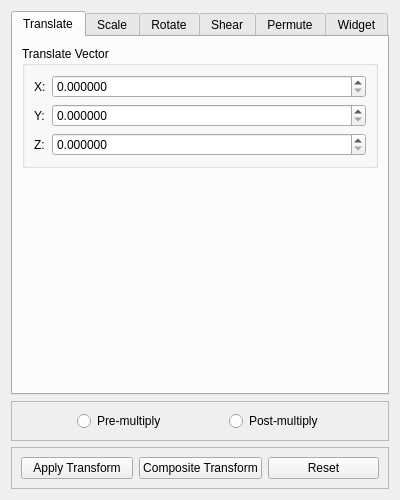
<?xml version="1.0" encoding="UTF-8"?>
<ui version="4.0">
 <class>CreateGeometricTransform</class>
 <widget class="QDialog" name="CreateGeometricTransform">
  <property name="geometry">
   <rect>
    <x>0</x>
    <y>0</y>
    <width>400</width>
    <height>500</height>
   </rect>
  </property>
  <property name="sizePolicy">
   <sizepolicy hsizetype="Fixed" vsizetype="Fixed">
    <horstretch>0</horstretch>
    <verstretch>0</verstretch>
   </sizepolicy>
  </property>
  <property name="minimumSize">
   <size>
    <width>400</width>
    <height>500</height>
   </size>
  </property>
  <property name="windowTitle">
   <string>Dialog</string>
  </property>
  <layout class="QVBoxLayout" name="verticalLayout">
   <item>
    <widget class="QTabWidget" name="transformTabWidget_">
     <property name="currentIndex">
      <number>0</number>
     </property>
     <widget class="QWidget" name="translateTab_">
      <attribute name="title">
       <string>Translate</string>
      </attribute>
      <layout class="QVBoxLayout" name="verticalLayout_3">
       <item>
        <widget class="QGroupBox" name="translateGroupBox_">
         <property name="title">
          <string>Translate Vector</string>
         </property>
         <layout class="QFormLayout" name="formLayout">
          <item row="0" column="0">
           <widget class="QLabel" name="label">
            <property name="text">
             <string>X:</string>
            </property>
           </widget>
          </item>
          <item row="0" column="1">
           <widget class="QDoubleSpinBox" name="translateVectorXDoubleSpinBox_">
            <property name="decimals">
             <number>6</number>
            </property>
           </widget>
          </item>
          <item row="1" column="0">
           <widget class="QLabel" name="label_2">
            <property name="text">
             <string>Y:</string>
            </property>
           </widget>
          </item>
          <item row="1" column="1">
           <widget class="QDoubleSpinBox" name="translateVectorYDoubleSpinBox_">
            <property name="decimals">
             <number>6</number>
            </property>
           </widget>
          </item>
          <item row="2" column="0">
           <widget class="QLabel" name="label_3">
            <property name="text">
             <string>Z:</string>
            </property>
           </widget>
          </item>
          <item row="2" column="1">
           <widget class="QDoubleSpinBox" name="translateVectorZDoubleSpinBox_">
            <property name="decimals">
             <number>6</number>
            </property>
           </widget>
          </item>
         </layout>
        </widget>
       </item>
       <item>
        <spacer name="verticalSpacer">
         <property name="orientation">
          <enum>Qt::Vertical</enum>
         </property>
         <property name="sizeHint" stdset="0">
          <size>
           <width>20</width>
           <height>229</height>
          </size>
         </property>
        </spacer>
       </item>
      </layout>
     </widget>
     <widget class="QWidget" name="scaleTab_">
      <attribute name="title">
       <string>Scale</string>
      </attribute>
      <layout class="QVBoxLayout" name="verticalLayout_4">
       <item>
        <widget class="QGroupBox" name="scaleGroupBox_">
         <property name="title">
          <string>Scale Fixed Point</string>
         </property>
         <layout class="QFormLayout" name="formLayout_2">
          <item row="0" column="0">
           <widget class="QLabel" name="label_4">
            <property name="text">
             <string>X:</string>
            </property>
           </widget>
          </item>
          <item row="0" column="1">
           <widget class="QDoubleSpinBox" name="scaleFixedPointXDoubleSpinBox_">
            <property name="decimals">
             <number>6</number>
            </property>
           </widget>
          </item>
          <item row="1" column="0">
           <widget class="QLabel" name="label_5">
            <property name="text">
             <string>Y:</string>
            </property>
           </widget>
          </item>
          <item row="1" column="1">
           <widget class="QDoubleSpinBox" name="scaleFixedPointYDoubleSpinBox_">
            <property name="decimals">
             <number>6</number>
            </property>
           </widget>
          </item>
          <item row="2" column="0">
           <widget class="QLabel" name="label_6">
            <property name="text">
             <string>Z:</string>
            </property>
           </widget>
          </item>
          <item row="2" column="1">
           <widget class="QDoubleSpinBox" name="scaleFixedPointZDoubleSpinBox_">
            <property name="decimals">
             <number>6</number>
            </property>
           </widget>
          </item>
         </layout>
        </widget>
       </item>
       <item>
        <widget class="QFrame" name="frame_3">
         <property name="frameShape">
          <enum>QFrame::StyledPanel</enum>
         </property>
         <property name="frameShadow">
          <enum>QFrame::Raised</enum>
         </property>
         <layout class="QFormLayout" name="formLayout_5">
          <item row="0" column="0">
           <widget class="QLabel" name="label_13">
            <property name="text">
             <string>Log Scale:</string>
            </property>
           </widget>
          </item>
          <item row="0" column="1">
           <widget class="QDoubleSpinBox" name="logScaleDoubleSpinBox_">
            <property name="decimals">
             <number>3</number>
            </property>
            <property name="minimum">
             <double>-3.000000000000000</double>
            </property>
            <property name="maximum">
             <double>3.000000000000000</double>
            </property>
            <property name="singleStep">
             <double>0.001000000000000</double>
            </property>
           </widget>
          </item>
          <item row="1" column="0">
           <widget class="QLabel" name="label_14">
            <property name="text">
             <string>Log ScaleX:</string>
            </property>
           </widget>
          </item>
          <item row="1" column="1">
           <widget class="QDoubleSpinBox" name="logScaleXDoubleSpinBox_">
            <property name="decimals">
             <number>3</number>
            </property>
            <property name="minimum">
             <double>-3.000000000000000</double>
            </property>
            <property name="maximum">
             <double>3.000000000000000</double>
            </property>
            <property name="singleStep">
             <double>0.001000000000000</double>
            </property>
           </widget>
          </item>
          <item row="2" column="0">
           <widget class="QLabel" name="label_15">
            <property name="text">
             <string>Log ScaleY:</string>
            </property>
           </widget>
          </item>
          <item row="2" column="1">
           <widget class="QDoubleSpinBox" name="logScaleYDoubleSpinBox_">
            <property name="decimals">
             <number>3</number>
            </property>
            <property name="minimum">
             <double>-3.000000000000000</double>
            </property>
            <property name="maximum">
             <double>3.000000000000000</double>
            </property>
            <property name="singleStep">
             <double>0.001000000000000</double>
            </property>
           </widget>
          </item>
          <item row="3" column="0">
           <widget class="QLabel" name="label_16">
            <property name="text">
             <string>Log ScaleZ:</string>
            </property>
           </widget>
          </item>
          <item row="3" column="1">
           <widget class="QDoubleSpinBox" name="logScaleZDoubleSpinBox_">
            <property name="decimals">
             <number>3</number>
            </property>
            <property name="minimum">
             <double>-3.000000000000000</double>
            </property>
            <property name="maximum">
             <double>3.000000000000000</double>
            </property>
            <property name="singleStep">
             <double>0.001000000000000</double>
            </property>
           </widget>
          </item>
         </layout>
        </widget>
       </item>
       <item>
        <layout class="QHBoxLayout" name="horizontalLayout_3">
         <item>
          <spacer name="horizontalSpacer">
           <property name="orientation">
            <enum>Qt::Horizontal</enum>
           </property>
           <property name="sizeHint" stdset="0">
            <size>
             <width>40</width>
             <height>20</height>
            </size>
           </property>
          </spacer>
         </item>
         <item>
          <widget class="QLabel" name="label_17">
           <property name="text">
            <string>Log Calculator: log(</string>
           </property>
          </widget>
         </item>
         <item>
          <widget class="QLineEdit" name="logCalculatorLineEdit_">
           <property name="sizePolicy">
            <sizepolicy hsizetype="Fixed" vsizetype="Fixed">
             <horstretch>0</horstretch>
             <verstretch>0</verstretch>
            </sizepolicy>
           </property>
           <property name="text">
            <string>100</string>
           </property>
          </widget>
         </item>
         <item>
          <widget class="QLabel" name="label_18">
           <property name="text">
            <string>)=</string>
           </property>
          </widget>
         </item>
         <item>
          <widget class="QLabel" name="logCalculatorResultLabel_">
           <property name="sizePolicy">
            <sizepolicy hsizetype="Expanding" vsizetype="Preferred">
             <horstretch>0</horstretch>
             <verstretch>0</verstretch>
            </sizepolicy>
           </property>
           <property name="text">
            <string>2.0</string>
           </property>
          </widget>
         </item>
         <item>
          <spacer name="horizontalSpacer_2">
           <property name="orientation">
            <enum>Qt::Horizontal</enum>
           </property>
           <property name="sizeHint" stdset="0">
            <size>
             <width>40</width>
             <height>20</height>
            </size>
           </property>
          </spacer>
         </item>
        </layout>
       </item>
       <item>
        <spacer name="verticalSpacer_2">
         <property name="orientation">
          <enum>Qt::Vertical</enum>
         </property>
         <property name="sizeHint" stdset="0">
          <size>
           <width>20</width>
           <height>77</height>
          </size>
         </property>
        </spacer>
       </item>
      </layout>
     </widget>
     <widget class="QWidget" name="rotateTab_">
      <attribute name="title">
       <string>Rotate</string>
      </attribute>
      <layout class="QVBoxLayout" name="verticalLayout_5">
       <item>
        <widget class="QGroupBox" name="rotationGroupBox_">
         <property name="title">
          <string>Rotation Fixed Point</string>
         </property>
         <layout class="QFormLayout" name="formLayout_3">
          <item row="0" column="0">
           <widget class="QLabel" name="label_7">
            <property name="text">
             <string>X:</string>
            </property>
           </widget>
          </item>
          <item row="0" column="1">
           <widget class="QDoubleSpinBox" name="rotationFixedPointXDoubleSpinBox_">
            <property name="decimals">
             <number>6</number>
            </property>
           </widget>
          </item>
          <item row="1" column="0">
           <widget class="QLabel" name="label_8">
            <property name="text">
             <string>Y:</string>
            </property>
           </widget>
          </item>
          <item row="1" column="1">
           <widget class="QDoubleSpinBox" name="rotationFixedPointYDoubleSpinBox_">
            <property name="decimals">
             <number>6</number>
            </property>
           </widget>
          </item>
          <item row="2" column="0">
           <widget class="QLabel" name="label_9">
            <property name="text">
             <string>Z:</string>
            </property>
           </widget>
          </item>
          <item row="2" column="1">
           <widget class="QDoubleSpinBox" name="rotationFixedPointZDoubleSpinBox_">
            <property name="decimals">
             <number>6</number>
            </property>
           </widget>
          </item>
         </layout>
        </widget>
       </item>
       <item>
        <widget class="QFrame" name="frame_4">
         <property name="frameShape">
          <enum>QFrame::StyledPanel</enum>
         </property>
         <property name="frameShadow">
          <enum>QFrame::Raised</enum>
         </property>
         <layout class="QFormLayout" name="formLayout_6">
          <item row="0" column="0">
           <widget class="QLabel" name="label_19">
            <property name="text">
             <string>Rotate X Axis:</string>
            </property>
           </widget>
          </item>
          <item row="0" column="1">
           <widget class="QDoubleSpinBox" name="rotateXAxisDoubleSpinBox_">
            <property name="minimum">
             <double>-1.000000000000000</double>
            </property>
            <property name="maximum">
             <double>1.000000000000000</double>
            </property>
            <property name="singleStep">
             <double>0.010000000000000</double>
            </property>
           </widget>
          </item>
          <item row="1" column="0">
           <widget class="QLabel" name="label_20">
            <property name="text">
             <string>Rotate Y Axis:</string>
            </property>
           </widget>
          </item>
          <item row="1" column="1">
           <widget class="QDoubleSpinBox" name="rotateYAxisDoubleSpinBox_">
            <property name="minimum">
             <double>-1.000000000000000</double>
            </property>
            <property name="maximum">
             <double>1.000000000000000</double>
            </property>
            <property name="singleStep">
             <double>0.010000000000000</double>
            </property>
           </widget>
          </item>
          <item row="2" column="0">
           <widget class="QLabel" name="label_21">
            <property name="text">
             <string>Rotate Z Axis:</string>
            </property>
           </widget>
          </item>
          <item row="2" column="1">
           <widget class="QDoubleSpinBox" name="rotateZAxisDoubleSpinBox_">
            <property name="minimum">
             <double>-1.000000000000000</double>
            </property>
            <property name="maximum">
             <double>1.000000000000000</double>
            </property>
            <property name="singleStep">
             <double>0.010000000000000</double>
            </property>
            <property name="value">
             <double>1.000000000000000</double>
            </property>
           </widget>
          </item>
          <item row="3" column="0">
           <widget class="QLabel" name="label_22">
            <property name="text">
             <string>Rotate Theta (degrees):</string>
            </property>
           </widget>
          </item>
          <item row="3" column="1">
           <widget class="QDoubleSpinBox" name="rotateThetaDoubleSpinBox_">
            <property name="decimals">
             <number>1</number>
            </property>
            <property name="minimum">
             <double>-360.000000000000000</double>
            </property>
            <property name="maximum">
             <double>360.000000000000000</double>
            </property>
            <property name="singleStep">
             <double>0.100000000000000</double>
            </property>
           </widget>
          </item>
         </layout>
        </widget>
       </item>
       <item>
        <spacer name="verticalSpacer_3">
         <property name="orientation">
          <enum>Qt::Vertical</enum>
         </property>
         <property name="sizeHint" stdset="0">
          <size>
           <width>20</width>
           <height>105</height>
          </size>
         </property>
        </spacer>
       </item>
      </layout>
     </widget>
     <widget class="QWidget" name="shearTab_">
      <attribute name="title">
       <string>Shear</string>
      </attribute>
      <layout class="QVBoxLayout" name="verticalLayout_6">
       <item>
        <widget class="QGroupBox" name="shearGroupBox_">
         <property name="title">
          <string>Shear Vector</string>
         </property>
         <layout class="QFormLayout" name="formLayout_4">
          <item row="0" column="0">
           <widget class="QLabel" name="label_10">
            <property name="text">
             <string>X:</string>
            </property>
           </widget>
          </item>
          <item row="0" column="1">
           <widget class="QDoubleSpinBox" name="shearVectorXDoubleSpinBox_">
            <property name="decimals">
             <number>6</number>
            </property>
           </widget>
          </item>
          <item row="1" column="0">
           <widget class="QLabel" name="label_11">
            <property name="text">
             <string>Y:</string>
            </property>
           </widget>
          </item>
          <item row="1" column="1">
           <widget class="QDoubleSpinBox" name="shearVectorYDoubleSpinBox_">
            <property name="decimals">
             <number>6</number>
            </property>
           </widget>
          </item>
          <item row="2" column="0">
           <widget class="QLabel" name="label_12">
            <property name="text">
             <string>Z:</string>
            </property>
           </widget>
          </item>
          <item row="2" column="1">
           <widget class="QDoubleSpinBox" name="shearVectorZDoubleSpinBox_">
            <property name="decimals">
             <number>6</number>
            </property>
           </widget>
          </item>
         </layout>
        </widget>
       </item>
       <item>
        <widget class="QGroupBox" name="shearFixedPlaneGroupBox_">
         <property name="title">
          <string>Shear Fixed Plane</string>
         </property>
         <layout class="QFormLayout" name="formLayout_7">
          <item row="0" column="0">
           <widget class="QLabel" name="label_23">
            <property name="text">
             <string>A:</string>
            </property>
           </widget>
          </item>
          <item row="0" column="1">
           <widget class="QDoubleSpinBox" name="shearFixedPlaneADoubleSpinBox_">
            <property name="minimum">
             <double>-1.000000000000000</double>
            </property>
            <property name="maximum">
             <double>1.000000000000000</double>
            </property>
            <property name="singleStep">
             <double>0.010000000000000</double>
            </property>
           </widget>
          </item>
          <item row="1" column="0">
           <widget class="QLabel" name="label_24">
            <property name="text">
             <string>B:</string>
            </property>
           </widget>
          </item>
          <item row="1" column="1">
           <widget class="QDoubleSpinBox" name="shearFixedPlaneBDoubleSpinBox_">
            <property name="minimum">
             <double>-1.000000000000000</double>
            </property>
            <property name="maximum">
             <double>1.000000000000000</double>
            </property>
            <property name="singleStep">
             <double>0.010000000000000</double>
            </property>
           </widget>
          </item>
          <item row="2" column="0">
           <widget class="QLabel" name="label_25">
            <property name="text">
             <string>C:</string>
            </property>
           </widget>
          </item>
          <item row="2" column="1">
           <widget class="QDoubleSpinBox" name="shearFixedPlaneCDoubleSpinBox_">
            <property name="minimum">
             <double>-1.000000000000000</double>
            </property>
            <property name="maximum">
             <double>1.000000000000000</double>
            </property>
            <property name="singleStep">
             <double>0.010000000000000</double>
            </property>
           </widget>
          </item>
          <item row="3" column="0">
           <widget class="QLabel" name="label_26">
            <property name="text">
             <string>D:</string>
            </property>
           </widget>
          </item>
          <item row="3" column="1">
           <widget class="QDoubleSpinBox" name="shearFixedPlaneDDoubleSpinBox_">
            <property name="decimals">
             <number>6</number>
            </property>
            <property name="maximum">
             <double>100.000000000000000</double>
            </property>
            <property name="value">
             <double>1.000000000000000</double>
            </property>
           </widget>
          </item>
         </layout>
        </widget>
       </item>
       <item>
        <spacer name="verticalSpacer_4">
         <property name="orientation">
          <enum>Qt::Vertical</enum>
         </property>
         <property name="sizeHint" stdset="0">
          <size>
           <width>20</width>
           <height>92</height>
          </size>
         </property>
        </spacer>
       </item>
      </layout>
     </widget>
     <widget class="QWidget" name="permuteTab_">
      <attribute name="title">
       <string>Permute</string>
      </attribute>
      <layout class="QVBoxLayout" name="verticalLayout_7">
       <item>
        <widget class="QGroupBox" name="permuteGroupBox_">
         <property name="title">
          <string>Field Map</string>
         </property>
         <layout class="QGridLayout" name="gridLayout">
          <item row="0" column="1">
           <widget class="QPushButton" name="flipXPushButton_">
            <property name="text">
             <string>FlipX</string>
            </property>
           </widget>
          </item>
          <item row="1" column="4">
           <widget class="QLabel" name="fieldMapYLabel_">
            <property name="text">
             <string>y+</string>
            </property>
           </widget>
          </item>
          <item row="0" column="4">
           <widget class="QLabel" name="fieldMapXLabel_">
            <property name="text">
             <string>x+</string>
            </property>
           </widget>
          </item>
          <item row="2" column="5">
           <spacer name="horizontalSpacer_10">
            <property name="orientation">
             <enum>Qt::Horizontal</enum>
            </property>
            <property name="sizeHint" stdset="0">
             <size>
              <width>66</width>
              <height>20</height>
             </size>
            </property>
           </spacer>
          </item>
          <item row="2" column="4">
           <widget class="QLabel" name="fieldMapZLabel_">
            <property name="text">
             <string>z+</string>
            </property>
           </widget>
          </item>
          <item row="2" column="1">
           <widget class="QPushButton" name="flipZPushButton_">
            <property name="text">
             <string>FlipZ</string>
            </property>
           </widget>
          </item>
          <item row="1" column="1">
           <widget class="QPushButton" name="flipYPushButton_">
            <property name="text">
             <string>FlipY</string>
            </property>
           </widget>
          </item>
          <item row="1" column="5">
           <spacer name="horizontalSpacer_9">
            <property name="orientation">
             <enum>Qt::Horizontal</enum>
            </property>
            <property name="sizeHint" stdset="0">
             <size>
              <width>66</width>
              <height>20</height>
             </size>
            </property>
           </spacer>
          </item>
          <item row="0" column="2">
           <spacer name="horizontalSpacer_5">
            <property name="orientation">
             <enum>Qt::Horizontal</enum>
            </property>
            <property name="sizeHint" stdset="0">
             <size>
              <width>66</width>
              <height>20</height>
             </size>
            </property>
           </spacer>
          </item>
          <item row="2" column="2">
           <spacer name="horizontalSpacer_7">
            <property name="orientation">
             <enum>Qt::Horizontal</enum>
            </property>
            <property name="sizeHint" stdset="0">
             <size>
              <width>66</width>
              <height>20</height>
             </size>
            </property>
           </spacer>
          </item>
          <item row="0" column="0">
           <spacer name="horizontalSpacer_13">
            <property name="orientation">
             <enum>Qt::Horizontal</enum>
            </property>
            <property name="sizeHint" stdset="0">
             <size>
              <width>40</width>
              <height>20</height>
             </size>
            </property>
           </spacer>
          </item>
          <item row="0" column="5">
           <spacer name="horizontalSpacer_8">
            <property name="orientation">
             <enum>Qt::Horizontal</enum>
            </property>
            <property name="sizeHint" stdset="0">
             <size>
              <width>66</width>
              <height>20</height>
             </size>
            </property>
           </spacer>
          </item>
          <item row="1" column="2">
           <spacer name="horizontalSpacer_6">
            <property name="orientation">
             <enum>Qt::Horizontal</enum>
            </property>
            <property name="sizeHint" stdset="0">
             <size>
              <width>66</width>
              <height>20</height>
             </size>
            </property>
           </spacer>
          </item>
          <item row="1" column="0">
           <spacer name="horizontalSpacer_14">
            <property name="orientation">
             <enum>Qt::Horizontal</enum>
            </property>
            <property name="sizeHint" stdset="0">
             <size>
              <width>40</width>
              <height>20</height>
             </size>
            </property>
           </spacer>
          </item>
          <item row="2" column="0">
           <spacer name="horizontalSpacer_15">
            <property name="orientation">
             <enum>Qt::Horizontal</enum>
            </property>
            <property name="sizeHint" stdset="0">
             <size>
              <width>40</width>
              <height>20</height>
             </size>
            </property>
           </spacer>
          </item>
          <item row="0" column="3">
           <widget class="QLabel" name="label_28">
            <property name="text">
             <string>x &lt;-</string>
            </property>
           </widget>
          </item>
          <item row="1" column="3">
           <widget class="QLabel" name="label_29">
            <property name="text">
             <string>y &lt;-</string>
            </property>
           </widget>
          </item>
          <item row="2" column="3">
           <widget class="QLabel" name="label_30">
            <property name="text">
             <string>z &lt;-</string>
            </property>
           </widget>
          </item>
         </layout>
        </widget>
       </item>
       <item>
        <widget class="QFrame" name="frame_5">
         <property name="frameShape">
          <enum>QFrame::StyledPanel</enum>
         </property>
         <property name="frameShadow">
          <enum>QFrame::Raised</enum>
         </property>
         <layout class="QGridLayout" name="gridLayout_2">
          <item row="0" column="0">
           <widget class="QPushButton" name="cycleUpPushButton_">
            <property name="text">
             <string>Cycle+</string>
            </property>
           </widget>
          </item>
          <item row="0" column="1">
           <widget class="QPushButton" name="swapXYPushButton_">
            <property name="text">
             <string>SwapXY</string>
            </property>
           </widget>
          </item>
          <item row="1" column="0">
           <widget class="QPushButton" name="cycleDownPushButton_">
            <property name="text">
             <string>Cycle-</string>
            </property>
           </widget>
          </item>
          <item row="1" column="1">
           <widget class="QPushButton" name="swapYZPushButton_">
            <property name="text">
             <string>SwapYZ</string>
            </property>
           </widget>
          </item>
          <item row="2" column="0">
           <widget class="QPushButton" name="resetFieldMapPushButton_">
            <property name="text">
             <string>Reset</string>
            </property>
           </widget>
          </item>
          <item row="2" column="1">
           <widget class="QPushButton" name="swapXZPushButton_">
            <property name="text">
             <string>SwapXZ</string>
            </property>
           </widget>
          </item>
         </layout>
        </widget>
       </item>
       <item>
        <spacer name="verticalSpacer_5">
         <property name="orientation">
          <enum>Qt::Vertical</enum>
         </property>
         <property name="sizeHint" stdset="0">
          <size>
           <width>20</width>
           <height>113</height>
          </size>
         </property>
        </spacer>
       </item>
      </layout>
     </widget>
     <widget class="QWidget" name="widgetTab_">
      <attribute name="title">
       <string>Widget</string>
      </attribute>
      <layout class="QVBoxLayout" name="verticalLayout_8">
       <item>
        <widget class="QGroupBox" name="widgetGroupBox_">
         <property name="title">
          <string>Widget</string>
         </property>
         <layout class="QVBoxLayout" name="verticalLayout_2">
          <item>
           <layout class="QHBoxLayout" name="horizontalLayout_4">
            <item>
             <widget class="QLabel" name="label_27">
              <property name="text">
               <string>Uniform Scale:</string>
              </property>
             </widget>
            </item>
            <item>
             <widget class="QDoubleSpinBox" name="uniformScaleDoubleSpinBox_">
              <property name="sizePolicy">
               <sizepolicy hsizetype="Expanding" vsizetype="Fixed">
                <horstretch>0</horstretch>
                <verstretch>0</verstretch>
               </sizepolicy>
              </property>
              <property name="decimals">
               <number>6</number>
              </property>
              <property name="maximum">
               <double>100.000000000000000</double>
              </property>
              <property name="value">
               <double>1.000000000000000</double>
              </property>
             </widget>
            </item>
            <item>
             <widget class="QPushButton" name="resetWidgetPushButton_">
              <property name="text">
               <string>Reset Widget</string>
              </property>
             </widget>
            </item>
           </layout>
          </item>
          <item>
           <layout class="QHBoxLayout" name="horizontalLayout_5">
            <item>
             <widget class="QCheckBox" name="resizeSeparablyCheckBox_">
              <property name="text">
               <string>Resize Separably</string>
              </property>
              <property name="checked">
               <bool>true</bool>
              </property>
             </widget>
            </item>
            <item>
             <spacer name="horizontalSpacer_11">
              <property name="orientation">
               <enum>Qt::Horizontal</enum>
              </property>
              <property name="sizeHint" stdset="0">
               <size>
                <width>91</width>
                <height>20</height>
               </size>
              </property>
             </spacer>
            </item>
            <item>
             <widget class="QCheckBox" name="ignoreChangesCheckBox_">
              <property name="text">
               <string>Ignore Changes</string>
              </property>
              <property name="checked">
               <bool>true</bool>
              </property>
             </widget>
            </item>
           </layout>
          </item>
         </layout>
        </widget>
       </item>
       <item>
        <spacer name="verticalSpacer_6">
         <property name="orientation">
          <enum>Qt::Vertical</enum>
         </property>
         <property name="sizeHint" stdset="0">
          <size>
           <width>20</width>
           <height>248</height>
          </size>
         </property>
        </spacer>
       </item>
      </layout>
     </widget>
    </widget>
   </item>
   <item>
    <widget class="QFrame" name="frame_2">
     <property name="frameShape">
      <enum>QFrame::StyledPanel</enum>
     </property>
     <property name="frameShadow">
      <enum>QFrame::Raised</enum>
     </property>
     <layout class="QHBoxLayout" name="horizontalLayout_2">
      <item>
       <spacer name="horizontalSpacer_3">
        <property name="orientation">
         <enum>Qt::Horizontal</enum>
        </property>
        <property name="sizeHint" stdset="0">
         <size>
          <width>40</width>
          <height>20</height>
         </size>
        </property>
       </spacer>
      </item>
      <item>
       <widget class="QRadioButton" name="preMultiplyRadioButton_">
        <property name="text">
         <string>Pre-multiply</string>
        </property>
       </widget>
      </item>
      <item>
       <spacer name="horizontalSpacer_12">
        <property name="orientation">
         <enum>Qt::Horizontal</enum>
        </property>
        <property name="sizeHint" stdset="0">
         <size>
          <width>40</width>
          <height>20</height>
         </size>
        </property>
       </spacer>
      </item>
      <item>
       <widget class="QRadioButton" name="postMultiplyRadioButton_">
        <property name="text">
         <string>Post-multiply</string>
        </property>
       </widget>
      </item>
      <item>
       <spacer name="horizontalSpacer_4">
        <property name="orientation">
         <enum>Qt::Horizontal</enum>
        </property>
        <property name="sizeHint" stdset="0">
         <size>
          <width>40</width>
          <height>20</height>
         </size>
        </property>
       </spacer>
      </item>
     </layout>
    </widget>
   </item>
   <item>
    <widget class="QFrame" name="frame">
     <property name="frameShape">
      <enum>QFrame::StyledPanel</enum>
     </property>
     <property name="frameShadow">
      <enum>QFrame::Raised</enum>
     </property>
     <layout class="QHBoxLayout" name="horizontalLayout">
      <item>
       <widget class="QPushButton" name="applyTransformPushButton_">
        <property name="text">
         <string>Apply Transform</string>
        </property>
       </widget>
      </item>
      <item>
       <widget class="QPushButton" name="compositeTransformPushButton_">
        <property name="text">
         <string>Composite Transform</string>
        </property>
       </widget>
      </item>
      <item>
       <widget class="QPushButton" name="resetPushButton_">
        <property name="text">
         <string>Reset</string>
        </property>
       </widget>
      </item>
     </layout>
    </widget>
   </item>
  </layout>
 </widget>
 <resources/>
 <connections/>
</ui>
